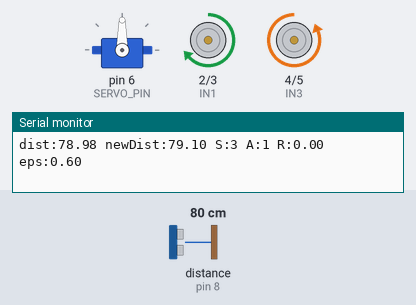
Bench run of a sketch on a simulated Arduino Uno, built with avr-gcc and run on an emulated ATmega328P. On the bench: servo, motor-driver pin pairs drawn as motors (green arrow = first pin HIGH = forward, orange = second pin HIGH = backward, longer = more drive, scaled by the enable pin), the last lines printed to the serial monitor. Wiring (inferred from the names in the program): ultrasonic range finder: trigger pin 9; echo pin 8. Inputs (shaded band) come from the test bench; at power-on: distance to the obstacle (sensor on pin 8) 80 cm. The echo pulse lasts 58.3 µs per cm; random numbers use the default seed unless the sketch sets one.

Above: at 1.5 s.
1.6 s: distance to the obstacle (sensor on pin 8) set to 2 cm
At 2.2 s:
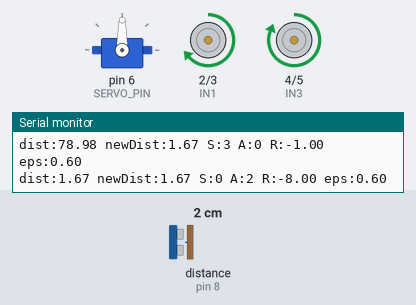
4.6 s: distance to the obstacle (sensor on pin 8) set to 9 cm
At 7.5 s:
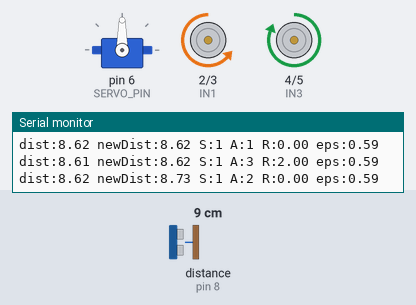
7.6 s: distance to the obstacle (sensor on pin 8) set to 18 cm
At 11.1 s:
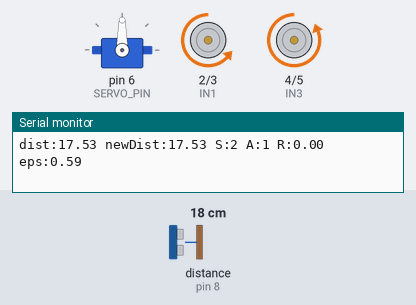
Timing chart, 0 to 16.6 s (numbered marks = the images above; inputs shaded):
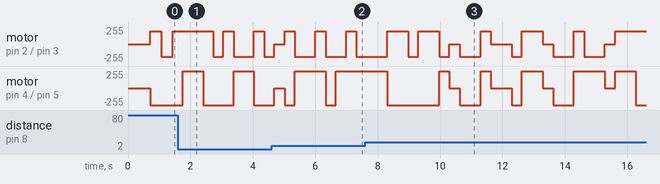

The sketch:

q_learning_distance_decay.ino
```cpp
#include <Arduino.h>
#include <Servo.h>

// Motores
#define ENA 11
#define ENB 12
#define IN1 2
#define IN2 3
#define IN3 4
#define IN4 5

// Ultrasonido
#define TRIG 9
#define ECHO 8

// Servo (solo para apuntar al frente)
#define SERVO_PIN 6
Servo headServo;

// Velocidad
int baseSpeed = 190;
int balance   = 10;

// RL
const int NUM_STATES  = 4;   // 0..3 según distancia
const int NUM_ACTIONS = 5;   // FWD, LEFT, RIGHT, BACK, STOP

const int ACT_FWD   = 0;
const int ACT_LEFT  = 1;
const int ACT_RIGHT = 2;
const int ACT_BACK  = 3;
const int ACT_STOP  = 4;

float alpha     = 0.35;
float gamma_val = 0.85;
float epsilon   = 0.6;   // empezamos explorando bastante

float Q[NUM_STATES][NUM_ACTIONS];
int lastAction = -1;

// ---------------- MOTORES ----------------
void forward() {
  digitalWrite(IN1, HIGH);
  digitalWrite(IN2, LOW);

  digitalWrite(IN3, LOW);
  digitalWrite(IN4, HIGH);

  analogWrite(ENA, baseSpeed);
  analogWrite(ENB, baseSpeed - balance);
}

void backward() {
  digitalWrite(IN1, LOW);
  digitalWrite(IN2, HIGH);

  digitalWrite(IN3, HIGH);
  digitalWrite(IN4, LOW);

  analogWrite(ENA, baseSpeed);
  analogWrite(ENB, baseSpeed - balance);
}

void leftTurn() {
  digitalWrite(IN1, LOW);
  digitalWrite(IN2, HIGH);

  digitalWrite(IN3, LOW);
  digitalWrite(IN4, HIGH);

  analogWrite(ENA, baseSpeed);
  analogWrite(ENB, baseSpeed);
}

void rightTurn() {
  digitalWrite(IN1, HIGH);
  digitalWrite(IN2, LOW);

  digitalWrite(IN3, HIGH);
  digitalWrite(IN4, LOW);

  analogWrite(ENA, baseSpeed);
  analogWrite(ENB, baseSpeed);
}

void stopCar() {
  digitalWrite(IN1, LOW);
  digitalWrite(IN2, LOW);
  digitalWrite(IN3, LOW);
  digitalWrite(IN4, LOW);
  analogWrite(ENA, 0);
  analogWrite(ENB, 0);
}

// --------------- ULTRASONIDO --------------
float getRawDistance() {
  digitalWrite(TRIG, LOW);
  delayMicroseconds(2);

  digitalWrite(TRIG, HIGH);
  delayMicroseconds(10);
  digitalWrite(TRIG, LOW);

  long duration = pulseIn(ECHO, HIGH, 25000);
  float dist = duration * 0.034 / 2;

  if (dist <= 0) dist = 120;
  return dist;
}

float getDistanceSmooth() {
  float d = 0;
  for (int i = 0; i < 3; i++) {
    d += getRawDistance();
  }
  return d / 3.0;
}

// ------------- DISTANCIA → ESTADO ----------
int getState(float d) {
  if (d < 8)   return 0;  // muy cerca
  if (d < 15)  return 1;  // cerca
  if (d < 30)  return 2;  // medio
  return 3;               // libre
}

// ------------- RECOMPENSA ------------------
float computeReward(float dist, float newDist, int state, int action) {
  float r = 0.0;

  if (dist < 8) r -= 8.0;  // muy cerca → castigo fuerte

  if (newDist > dist + 3) r += 4.0;   // se alejó del obstáculo
  if (newDist < dist - 3) r -= 4.0;   // se acercó

  if (action == ACT_FWD && dist > 30) r += 3.0; // avanzar libre

  if (action == ACT_STOP) r -= 1.0;   // no queremos parar mucho

  if (action == ACT_BACK && dist < 12) r += 2.0; // retroceder cuando está cerca puede ser bueno

  // castigo suave por repetir siempre lo mismo
  if (action == lastAction) r -= 0.3;

  return r;
}

// -------- SELECCIÓN DE ACCIÓN --------------
int selectAction(int state) {
  float rnd = random(0,1000) / 1000.0;
  if (rnd < epsilon) {
    return random(0, NUM_ACTIONS);
  }

  float bestVal = -9999.0;
  int bestA = 0;
  for (int a = 0; a < NUM_ACTIONS; a++) {
    if (Q[state][a] > bestVal) {
      bestVal = Q[state][a];
      bestA = a;
    }
  }
  return bestA;
}

void executeAction(int a) {
  if (a == ACT_FWD)   forward();
  if (a == ACT_LEFT)  leftTurn();
  if (a == ACT_RIGHT) rightTurn();
  if (a == ACT_BACK)  backward();
  if (a == ACT_STOP)  stopCar();
}

// ----------------- SETUP -------------------
void setup() {
  Serial.begin(9600);

  pinMode(ENA, OUTPUT);
  pinMode(ENB, OUTPUT);
  pinMode(IN1, OUTPUT);
  pinMode(IN2, OUTPUT);
  pinMode(IN3, OUTPUT);
  pinMode(IN4, OUTPUT);

  pinMode(TRIG, OUTPUT);
  pinMode(ECHO, INPUT);

  headServo.attach(SERVO_PIN);
  headServo.write(90); // siempre al frente
  delay(300);

  for (int s = 0; s < NUM_STATES; s++) {
    for (int a = 0; a < NUM_ACTIONS; a++) {
      Q[s][a] = 0.0;
    }
  }

  randomSeed(analogRead(A0));
  stopCar();
}

// ----------------- LOOP --------------------
void loop() {
  headServo.write(90);   // mirar al frente
  delay(50);

  float dist = getDistanceSmooth();
  int state = getState(dist);

  int action = selectAction(state);
  executeAction(action);
  delay(180);

  headServo.write(90);
  delay(50);
  float newDist = getDistanceSmooth();
  int nextState = getState(newDist);

  float reward = computeReward(dist, newDist, state, action);

  float maxNext = -9999.0;
  for (int a = 0; a < NUM_ACTIONS; a++) {
    if (Q[nextState][a] > maxNext) {
      maxNext = Q[nextState][a];
    }
  }

  Q[state][action] += alpha * (reward + gamma_val * maxNext - Q[state][action]);

  lastAction = action;

  // epsilon decay suave
  epsilon = max(0.1f, epsilon * 0.9995f);

  Serial.print("dist:");
  Serial.print(dist);
  Serial.print(" newDist:");
  Serial.print(newDist);
  Serial.print(" S:");
  Serial.print(state);
  Serial.print(" A:");
  Serial.print(action);
  Serial.print(" R:");
  Serial.print(reward);
  Serial.print(" eps:");
  Serial.println(epsilon);

  delay(40);
}
```
